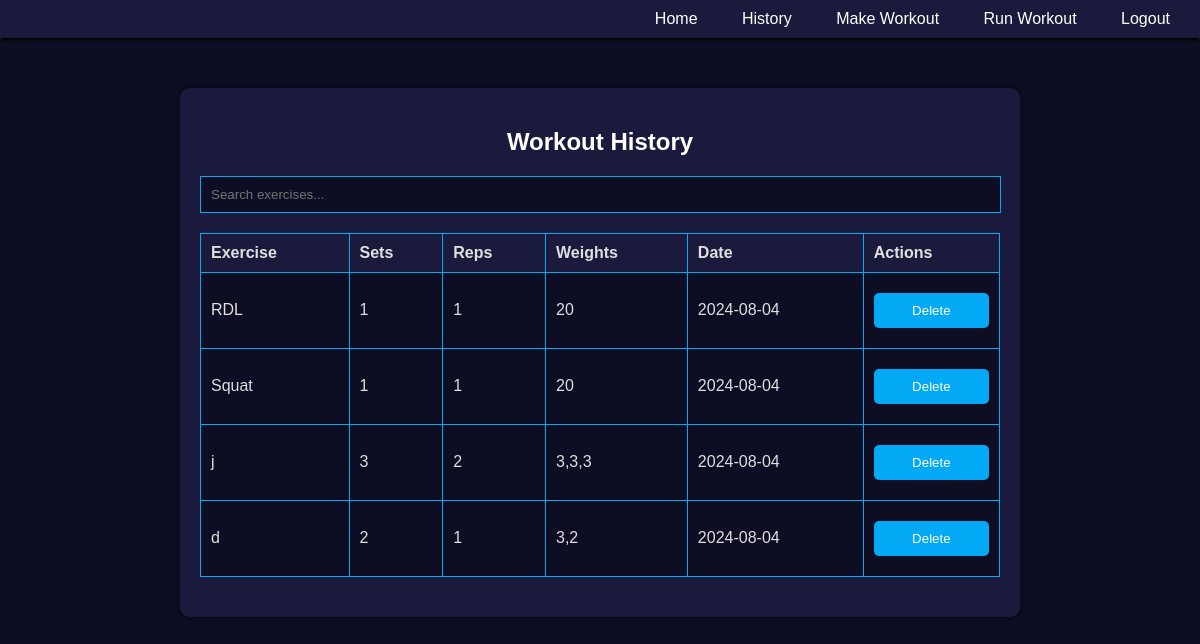
Before: /history (signed in) with the older database file.
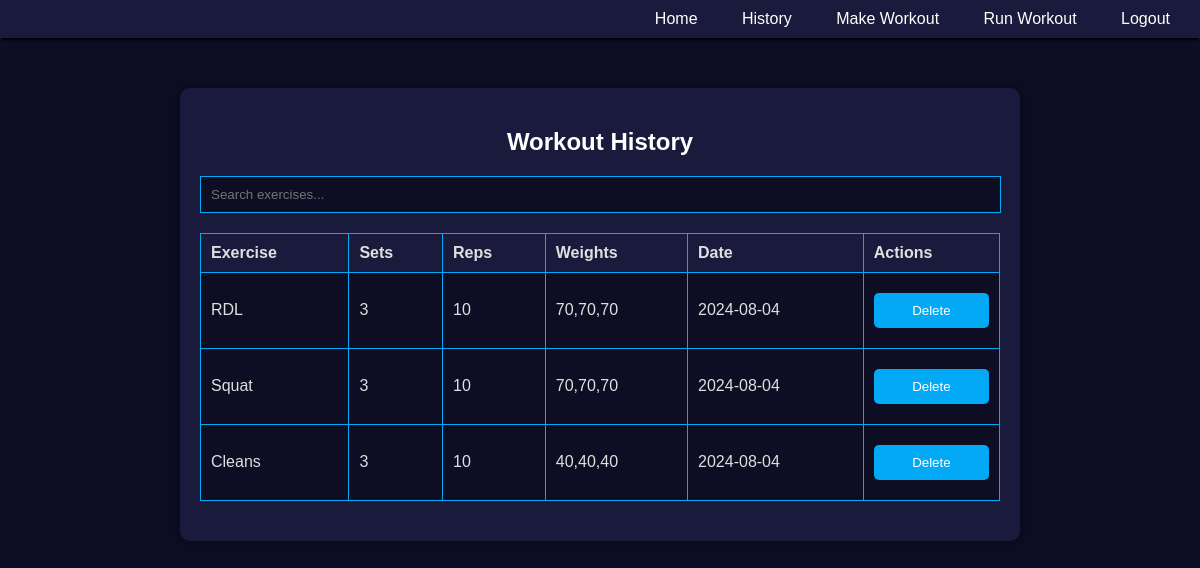
After: the same page with the newer database file.
### tables this page shows
CREATE TABLE workouts
                 (id INTEGER PRIMARY KEY, exercise TEXT, sets INTEGER, reps INTEGER, weights TEXT, date TEXT);

### app.py (the view)
@app.route('/history')
def history():
    if 'loggedin' in session:
        conn = sqlite3.connect('database.db')
        c = conn.cursor()
        c.execute('SELECT * FROM workouts')
        workouts = c.fetchall()
        conn.close()
        return render_template('history.html', workouts=workouts)
    return redirect(url_for('login'))

### templates/history.html (shortened to what this page needs)
{% extends "layout.html" %}
{% block content %}
<h2>Workout History</h2>
<input type="text" id="search" placeholder="Search exercises..." onkeyup="filterTable()">
<table id="historyTable">
    <thead>
        <tr>
            <th>Exercise</th>
            <th>Sets</th>
            <th>Reps</th>
            <th>Weights</th>
            <th>Date</th>
            <th>Actions</th>
        </tr>
    </thead>
    <tbody>
        {% for workout in workouts %}
        <tr>
            <td>{{ workout[1] }}</td>
            <td>{{ workout[2] }}</td>
            <td>{{ workout[3] }}</td>
            <td>{{ workout[4] }}</td>
            <td>{{ workout[5] }}</td>
            <td>
                <form action="/delete_workout/{{ workout[0] }}" method="post" style="display:inline;">
                    <button type="submit" onclick="return confirm('Are you sure you want to delete this workout?');">Delete</button>
                </form>
            </td>
        </tr>
        {% endfor %}
    </tbody>
</table>
{% endblock %}

### templates/layout.html (shortened to what this page needs)
<!DOCTYPE html>
<html>
<head>
    <link rel="stylesheet" type="text/css" href="{{ url_for('static', filename='css/styles.css') }}">
</head>
<body>
    <div class="navbar">
        <a href="/">Home</a>
        <a href="/history">History</a>
        <a href="/workout_templates">Make Workout</a>
        <a href="/existing_templates">Run Workout</a>
        <a href="/logout">Logout</a>
    </div>
    <div class="container">
        {% block content %}{% endblock %}
    </div>
</body>
</html>

### static/css/styles.css (style rules this page uses)
body { font-family: Arial, sans-serif; background-color: #0d0d24; color: #e0e0e0; margin: 0; padding: 0; }
.container { width: 90%; max-width: 800px; margin: auto; overflow: hidden; padding: 20px; background: #1a1a3c; box-shadow: 0 0 10px rgba(0, 0, 0, 0.5); margin-top: 50px; border-radius: 10px; }
.navbar { background: #1a1a3c; color: #e0e0e0; padding: 10px; text-align: right; box-shadow: 0 4px 2px -2px #000; }
.navbar a { color: #ffffff; text-decoration: none; padding: 10px 20px; transition: color 0.3s ease; }
h2 { text-align: center; color: #ffffff; }
button { display: block; width:100%; padding: 10px; margin: 10px 0; background: #03a9f4; color: #fff; border: none; cursor: pointer; border-radius: 5px; transition: background 0.3s ease; }
#search { width: calc(100% - 21.5px); padding: 10px; margin-bottom: 20px; border: 1px solid #03a9f4; background: #0d0d24; color: #e0e0e0; }
table { width: 100%; border-collapse: collapse; margin-bottom: 20px; }
table, th, td { border: 1px solid #03a9f4; }
th, td { padding: 10px; text-align: left; color: #e0e0e0; }
th { background: #1a1a3c; }
td { background: #0d0d24; }

Changed rows visible on the page:
removed workouts: exercise "d", sets "2", reps "1", weights "3,2", date "2024-08-04"
changed workouts "RDL": sets "1" → "3"; reps "1" → "10"; weights "20" → "70,70,70"
changed workouts "Squat": sets "1" → "3"; reps "1" → "10"; weights "20" → "70,70,70"
changed workouts: exercise "j" → "Cleans"; reps "2" → "10"; weights "3,3,3" → "40,40,40"
